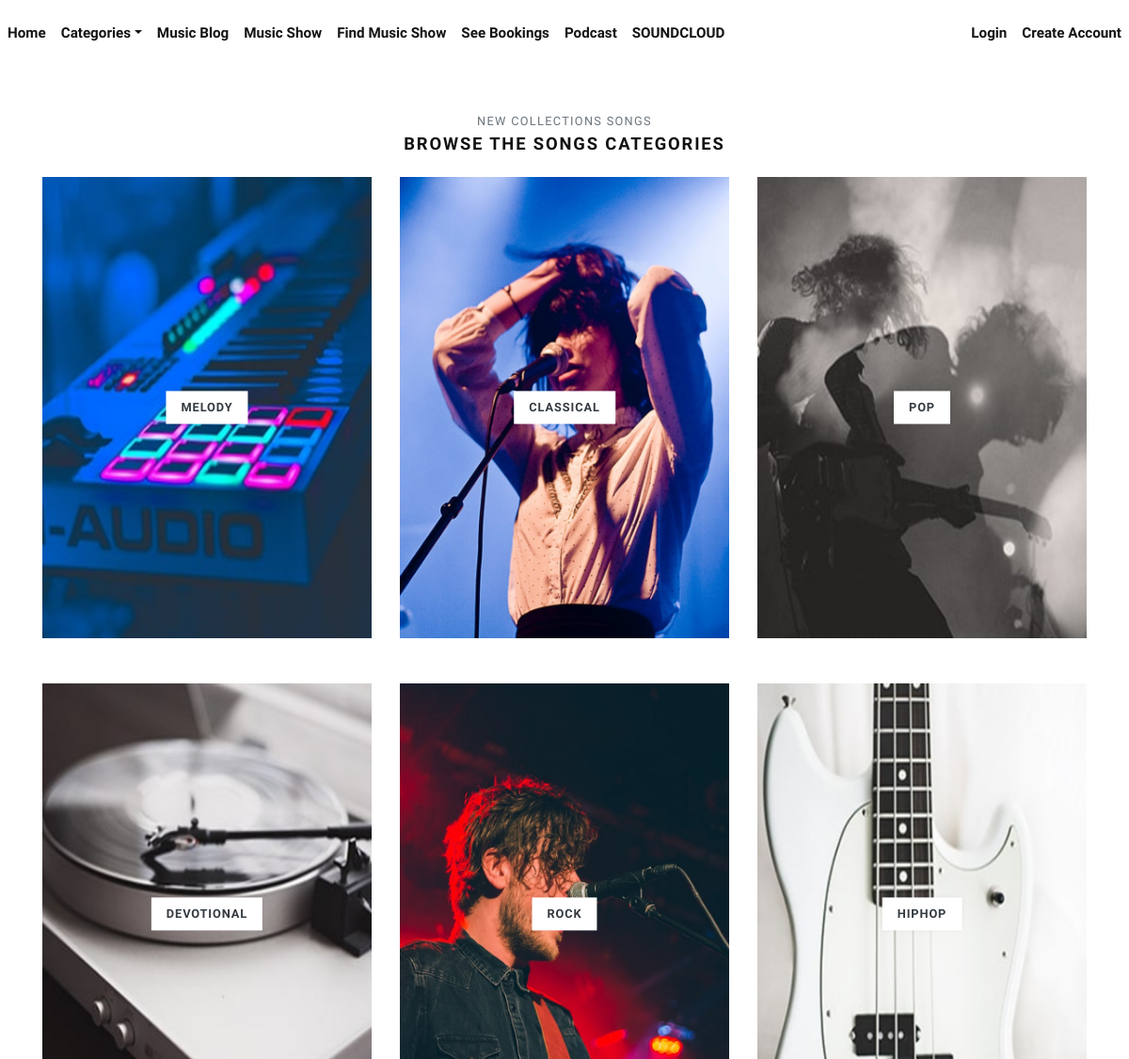
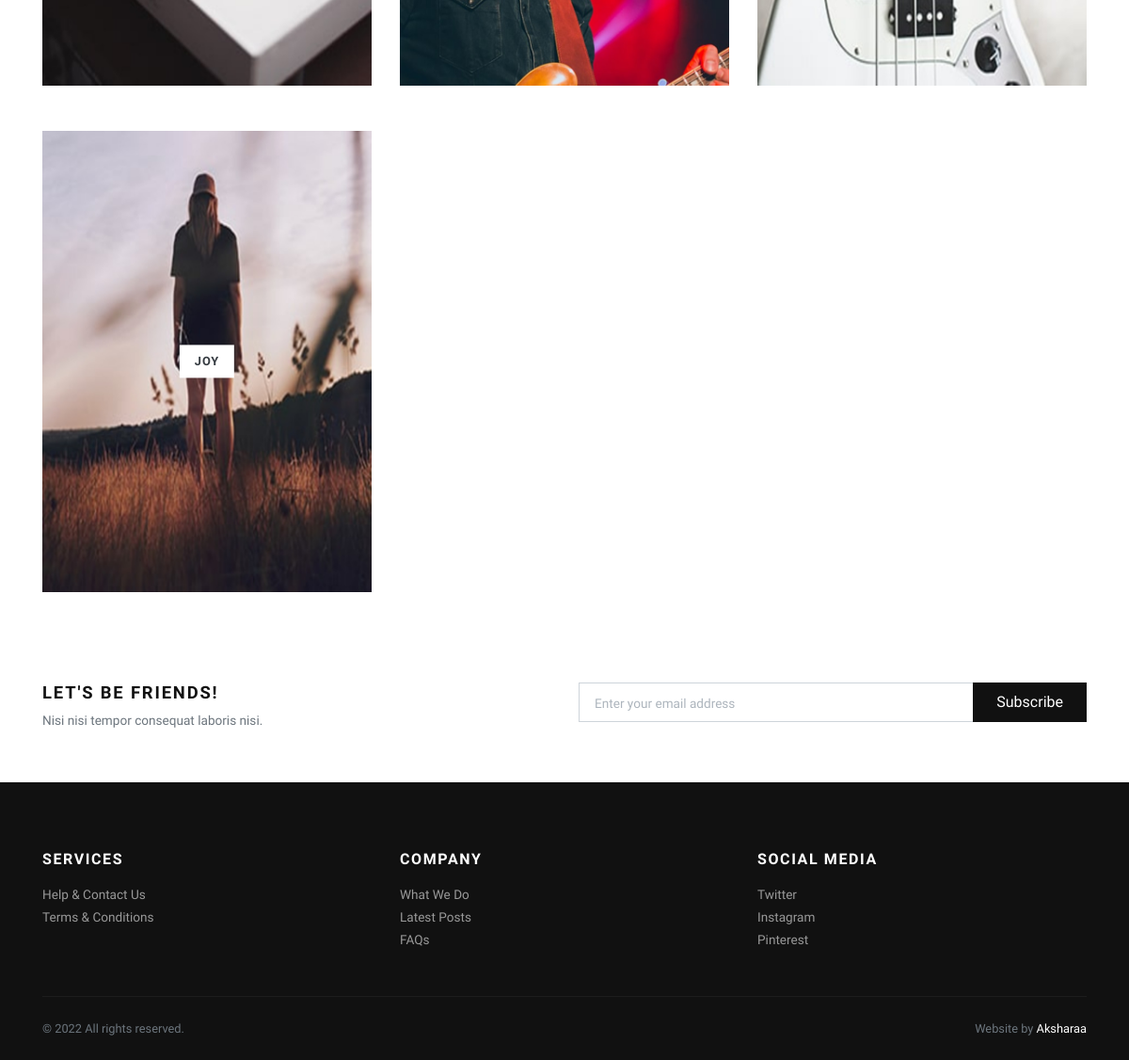
Page /categories/ on the committed database (2 pictures, top to bottom).
### store/models.py (models this page shows, shortened)
class Category(models.Model):
    title = models.CharField(max_length=50, verbose_name="Category Title")
    slug = models.SlugField(max_length=55, verbose_name="Category Slug")
    description = models.TextField(blank=True, verbose_name="Category Description")
    category_image = models.ImageField(upload_to='category', blank=True, null=True, verbose_name="Category Image")
    is_active = models.BooleanField(verbose_name="Is Active?")
    is_featured = models.BooleanField(verbose_name="Is Featured?")
    created_at = models.DateTimeField(auto_now_add=True, verbose_name="Created Date")
    updated_at = models.DateTimeField(auto_now=True, verbose_name="Updated Date")
    class Meta:
        verbose_name_plural = 'Categories'
        ordering = ('-created_at', )

### store/views.py (the view)
# urls.py: path('categories/', views.all_categories, name="all-categories"),
def all_categories(request):
    categories = Category.objects.filter(is_active=True)
    return render(request, 'store/categories.html', {'categories':categories})

### store/context_preprocessors.py (called while the page is built)
def store_menu(request):
    categories = Category.objects.filter(is_active=True)
    context = {
        'categories_menu': categories,
    }
    return context

def cart_menu(request):
    if request.user.is_authenticated:
        cart_items= Cart.objects.filter(user=request.user)
        context = {
            'cart_items': cart_items,
        }
    else:
        context = {}
    return context

### templates/store/categories.html (shortened to what this page needs)
{% extends 'base.html' %}
{% load static %}
      {% block content %}
      <div class="container">
        <section class="pt-5">
          <header class="text-center">
            <p class="small text-muted small text-uppercase mb-1">New collections songs</p>
            <h2 class="h5 text-uppercase mb-4">Browse the songs categories</h2>
          </header>
          <div class="row">
          {% if categories %}
            {% for category in categories %}
              <div class="col-md-4 mb-4 mb-md-5">
                <a class="category-item" href="{% url 'store:category-products' category.slug %}">
                  <strong class="category-item-title">{{ category.title }}</strong>
                </a>
              </div>
            {% endfor %}
          {% endif %}
          </div>
        </section>
        <section class="py-5">
          <div class="container p-0">
            <div class="row">
              <div class="col-lg-6 mb-3 mb-lg-0">
                <h5 class="text-uppercase">Let's be friends!</h5>
                <p class="text-small text-muted mb-0">Nisi nisi tempor consequat laboris nisi.</p>
              </div>
              <div class="col-lg-6">
                <form action="#">
                  <div class="input-group flex-column flex-sm-row mb-3">
                    <input class="form-control form-control-lg py-3" type="email" placeholder="Enter your email address" aria-describedby="button-addon2">
                    <div class="input-group-append">
                      <button class="btn btn-dark btn-block" id="button-addon2" type="submit">Subscribe</button>
                    </div>
                  </div>
                </form>
              </div>
            </div>
          </div>
        </section>
      </div>
      {% endblock content %}

### jewelryshop/static/css/style.default.css (style rules this page uses)
.text-small { font-size: 0.85rem !important; }
strong { font-weight: 700; }
.category-item { display: block; position: relative; color: #343a40; transition: all 0.3s; }
.category-item-title { display: inline-block; padding: 0.5rem 1rem; background: #fff; text-transform: uppercase; letter-spacing: 0.07em; position: absolute; top: 50%; left: 50%; -webkit-transform: translate(-50%, -50%); transform: translate(-50%, -50%); box-shadow: 0 0 5px rgba(0, 0, 0, 0.07); font-size: 0.8rem; }
.text-uppercase { text-transform: uppercase; letter-spacing: 0.1em; }
.btn { font-weight: 400; border: 1px solid transparent; font-family: inherit; padding: 0.375rem 1.5rem; font-size: 1rem; line-height: 1.5; border-radius: 0; transition: color 0.15s ease-in-out, background-color 0.15s ease-in-out, border-color 0.15s ease-in-out, box-shadow 0.15s ease-in-out; }
.btn-dark { color: #fff; background-color: #111111; border-color: #111111; }
body { font-family: "Libre Franklin", sans-serif; font-size: 1rem; font-weight: 400; line-height: 1.5; color: #111111; background-color: #fff; }
a { color: #dcb14a; text-decoration: none; }
h1, h2, h3, h4, h5, h6, .h1, .h2, .h3, .h4, .h5, .h6 { margin-bottom: 0.5rem; font-family: inherit; font-weight: 900; line-height: 1.2; color: inherit; }
h2, .h2 { font-size: 1.9rem; }
h5, .h5 { font-size: 1.15rem; }
small, .small { font-size: 80%; font-weight: 400; }
.form-control { padding: 0.375rem 0.75rem; font-size: 1rem; line-height: 1.5; color: #495057; background-color: #fff; border: 1px solid #ced4da; border-radius: 0; transition: border-color 0.15s ease-in-out, box-shadow 0.15s ease-in-out; }
.form-control::placeholder { color: #adb5bd; font-size: 0.85rem; font-weight: 400; }
.form-control-lg { padding: 0.5rem 1rem; font-size: 1rem; line-height: 1.5; border-radius: 0; }

### rows in the picture
Category: title "MELODY"
Category: title "CLASSICAL"
Category: title "POP"
Category: title "DEVOTIONAL"
Category: title "ROCK"
Category: title "HIPHOP"
Category: title "JOY"
